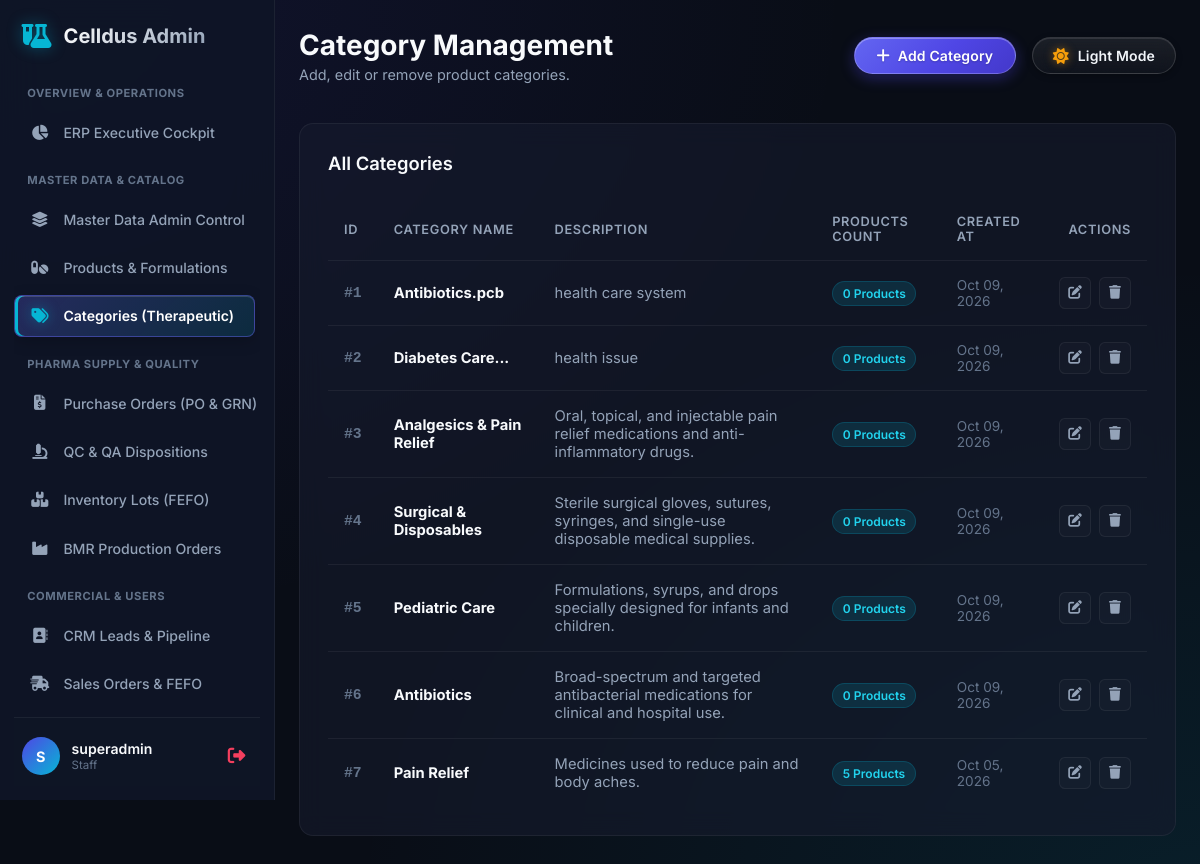
The app's page /dashboard/categories/ (signed in) with its own data.
### main/models.py (models this page shows, shortened)
class Category(models.Model):
    name = models.CharField(max_length=100, unique=True)
    description = models.TextField(blank=True)
    created_at = models.DateTimeField(auto_now_add=True)
    class Meta:
        verbose_name_plural = "Categories"

### main/views.py (the view)
# urls.py: path('dashboard/categories/', dashboard_categories, name='dashboard_categories'),
@staff_required
def dashboard_categories(request):
    categories = Category.objects.all().order_by('-created_at')
    return render(request, 'dashboard/categories.html', {"categories": categories})

### main/context_processors.py (called while the page is built)
def footer_blogs(request):
    return {"footer_blogs": Blog.objects.all().order_by('-created_at')[:2]}

### main/views.py (called while the page is built)
def staff_required(view_func):
    return user_passes_test(lambda u: u.is_active and u.is_staff, login_url='dashboard_login')(view_func)

### templates/dashboard/categories.html (shortened to what this page needs)
{% extends 'dashboard/base.html' %}
{% block page_title %}Category Management{% endblock %}
{% block page_subtitle %}Add, edit or remove product categories.{% endblock %}
{% block top_actions %}
<button class="btn btn-primary" onclick="openModal('addCategoryModal')">
    <i class="fa-solid fa-plus"></i> Add Category
</button>
{% endblock %}
{% block content %}
<div class="panel">
    <div class="panel-header">
        <h2 class="panel-title">All Categories</h2>
    </div>
    <div class="table-container">
        <table class="custom-table">
            <thead>
                <tr>
                    <th>ID</th>
                    <th>Category Name</th>
                    <th>Description</th>
                    <th>Products Count</th>
                    <th>Created At</th>
                    <th style="width: 100px; text-align: right;">Actions</th>
                </tr>
            </thead>
            <tbody>
                {% for cat in categories %}
                <tr>
                    <td style="color: var(--text-muted); font-weight: 600; font-family: monospace;">#{{ forloop.counter }}</td>
                    <td><strong style="color: var(--text-primary);">{{ cat.name }}</strong></td>
                    <td style="color: var(--text-secondary);">{{ cat.description|default:"No description" }}</td>
                    <td>
                        <span class="badge badge-info">{{ cat.products.count }} Products</span>
                    </td>
                    <td style="color: var(--text-muted); font-size: 0.85rem;">{{ cat.created_at|date:"M d, Y" }}</td>
                    <td>
                        <div class="action-btn-group" style="justify-content: flex-end;">
                            <button class="action-btn edit"
                                onclick="prepareEdit('{{ cat.id }}', '{{ cat.name|escapejs }}', '{{ cat.description|escapejs }}')"
                                title="Edit Category">
                                <i class="fa-solid fa-pen-to-square"></i>
                            </button>
                            <form id="delCatForm_{{ cat.id }}" action="{% url 'dashboard_category_delete' cat.id %}" method="POST" style="margin:0;">
                                <button type="button" class="action-btn delete"
                                    onclick="triggerGlobalDelete({
                                        formId: 'delCatForm_{{ cat.id }}',
                                        title: 'Delete Category?',
                                        itemName: '{{ cat.name|escapejs }}',
                                        itemType: 'category',
                                        warning: 'All {{ cat.products.count }} associated products in this category will also be permanently deleted!'
                                    });"
                                    title="Delete Category">
                                    <i class="fa-solid fa-trash"></i>
                                </button>
                            </form>
                        </div>
                    </td>
                </tr>
                {% empty %}
                <tr>
                    <td colspan="6" style="text-align: center; color: var(--text-muted); padding: 3rem;">
                        No categories found. Click 'Add Category' to create one.
                    </td>
                </tr>
                {% endfor %}
            </tbody>
        </table>
    </div>
</div>
{% endblock %}

### templates/dashboard/base.html (shortened to what this page needs)
{% load static %}
<!DOCTYPE html>
<html lang="en">
<head>
    <link rel="stylesheet" href="https://cdnjs.cloudflare.com/ajax/libs/font-awesome/6.5.1/css/all.min.css">
    <link rel="stylesheet" href="{% static 'css/dashboard.css' %}?v={% now 'U' %}">
</head>
<body>
    <div class="dashboard-wrapper">
        <aside class="sidebar">
            <div class="sidebar-logo" id="sidebarLogoToggle" title="Click icon to collapse / expand sidebar">
                <i class="fa-solid fa-flask-vial"></i>
                <h2>Celldus Admin</h2>
            </div>
            <ul class="sidebar-menu">
                <li class="sidebar-menu-header">Overview & Operations</li>
                <li class="sidebar-menu-item {% if request.resolver_match.url_name == 'dashboard_index' %}active{% endif %}">
                    <a href="{% url 'dashboard_index' %}">
                        <i class="fa-solid fa-chart-pie"></i>
                        <span>ERP Executive Cockpit</span>
                    </a>
                </li>
                <li class="sidebar-menu-header">Master Data & Catalog</li>
                <li class="sidebar-menu-item {% if request.resolver_match.url_name == 'dashboard_masters' %}active{% endif %}">
                    <a href="{% url 'dashboard_masters' %}">
                        <i class="fa-solid fa-layer-group"></i>
                        <span>Master Data Admin Control</span>
                    </a>
                </li>
                <li class="sidebar-menu-item {% if request.resolver_match.url_name == 'dashboard_products' %}active{% endif %}">
                    <a href="{% url 'dashboard_products' %}">
                        <i class="fa-solid fa-pills"></i>
                        <span>Products & Formulations</span>
                    </a>
                </li>
                <li class="sidebar-menu-item {% if request.resolver_match.url_name == 'dashboard_categories' %}active{% endif %}">
                    <a href="{% url 'dashboard_categories' %}">
                        <i class="fa-solid fa-tags"></i>
                        <span>Categories (Therapeutic)</span>
                    </a>
                </li>
                <li class="sidebar-menu-header">Pharma Supply & Quality</li>
                <li class="sidebar-menu-item {% if request.resolver_match.url_name == 'dashboard_procurement' or request.resolver_match.url_name == 'dashboard_po_view' %}active{% endif %}">
                    <a href="{% url 'dashboard_procurement' %}">
                        <i class="fa-solid fa-file-invoice-dollar"></i>
                        <span>Purchase Orders (PO & GRN)</span>
                    </a>
                </li>
                <li class="sidebar-menu-item {% if request.resolver_match.url_name == 'dashboard_quality' %}active{% endif %}">
                    <a href="{% url 'dashboard_quality' %}">
                        <i class="fa-solid fa-microscope"></i>
                        <span>QC & QA Dispositions</span>
                    </a>
                </li>
                <li class="sidebar-menu-item {% if request.resolver_match.url_name == 'dashboard_inventory_lots' %}active{% endif %}">
                    <a href="{% url 'dashboard_inventory_lots' %}">
                        <i class="fa-solid fa-boxes-stacked"></i>
                        <span>Inventory Lots (FEFO)</span>
                    </a>
                </li>
                <li class="sidebar-menu-item {% if request.resolver_match.url_name == 'dashboard_production' %}active{% endif %}">
                    <a href="{% url 'dashboard_production' %}">
                        <i class="fa-solid fa-industry"></i>
                        <span>BMR Production Orders</span>
                    </a>
                </li>
                <li class="sidebar-menu-header">Commercial & Users</li>
                <li class="sidebar-menu-item {% if request.resolver_match.url_name == 'dashboard_crm' %}active{% endif %}">
                    <a href="{% url 'dashboard_crm' %}">
                        <i class="fa-solid fa-address-book"></i>
                        <span>CRM Leads & Pipeline</span>
                    </a>
                </li>
                <li class="sidebar-menu-item {% if request.resolver_match.url_name == 'dashboard_sales' %}active{% endif %}">
                    <a href="{% url 'dashboard_sales' %}">
                        <i class="fa-solid fa-truck-fast"></i>
                        <span>Sales Orders & FEFO</span>
                    </a>
                </li>
                <li class="sidebar-menu-item {% if request.resolver_match.url_name == 'dashboard_invoices' or request.resolver_match.url_name == 'dashboard_invoice_view' %}active{% endif %}">
                    <a href="{% url 'dashboard_invoices' %}">
                    </a>
                </li>
            </ul>
            <div class="sidebar-footer">
                <div class="sidebar-profile">
                    <div class="sidebar-avatar">
                        {{ user.username|slice:":1"|upper }}
                    </div>
                    <div class="sidebar-user-info">
                        <div class="sidebar-user-name">{{ user.username }}</div>
                        <div class="sidebar-user-role">{% if user.is_superuser %}Super Admin{% else %}Staff{% endif %}
                        </div>
                    </div>
                    <form action="{% url 'dashboard_logout' %}" method="POST" style="margin: 0;">
                        <button type="submit" class="logout-btn" title="Log Out">
                            <i class="fa-solid fa-right-from-bracket"></i>
                        </button>
                    </form>
                </div>
            </div>
        </aside>
        <main class="main-content">
            <header class="top-bar">
                <div class="top-bar-title">
                    <h1>{% block page_title %}Overview{% endblock %}</h1>
                    <p>{% block page_subtitle %}Welcome back, {{ user.username }}{% endblock %}</p>
                </div>
                <div class="top-bar-actions" style="display: flex; align-items: center; gap: 1rem; flex-wrap: wrap;">
                    {% block top_actions %}{% endblock %}
                    {% block theme_toggle_block %}
                    <button id="themeToggleBtn" class="theme-toggle-btn" type="button" title="Switch Theme (Dark / Light)" aria-label="Toggle theme">
                        <i id="themeToggleIcon" class="fa-solid fa-sun"></i>
                        <span id="themeToggleText">Light Mode</span>
                    </button>
                    {% endblock %}
                </div>
            </header>
            {% block content %}{% endblock %}
        </main>
    </div>
</body>
</html>

### templates/dashboard/base.html (style rules this page uses)
html, body { overflow-x: hidden; max-width: 100%; }
.dashboard-wrapper { display: block !important; width: 100% !important; min-height: 100vh !important; position: relative !important; }
.sidebar { width: 275px !important; position: fixed !important; left: 0 !important; top: 0 !important; height: 100vh !important; z-index: 100 !important; box-sizing: border-box !important; transition: width 0.28s cubic-bezier(0.4, 0, 0.2, 1), padding 0.28s cubic-bezier(0.4, 0, 0.2, 1) !important; }
.main-content { margin-left: 275px !important; box-sizing: border-box !important; min-width: 0 !important; width: auto !important; max-width: none !important; padding: 2rem 2.5rem !important; transition: margin-left 0.28s cubic-bezier(0.4, 0, 0.2, 1) !important; }
@media (max-width: 1280px) { .main-content { padding: 1.75rem 1.5rem !important; } }
.sidebar-logo { cursor: pointer; user-select: none; display: flex; align-items: center; gap: 0.75rem; transition: opacity 0.2s ease, transform 0.15s ease; margin-bottom: 1.25rem !important; padding: 0.25rem 0.5rem !important; }
.sidebar-logo i { transition: transform 0.2s ease, filter 0.2s ease; }

### records on screen
Category: name "Antibiotics.pcb", description "health care system", products.count "0", created_at "Oct 09, 2026"
Category: name "Diabetes Care...", description "health issue", products.count "0", created_at "Oct 09, 2026"
Category: name "Analgesics & Pain Relief", description "Oral, topical, and injectable pain relief medications and anti-inflammatory drugs.", products.count "0", created_at "Oct 09, 2026"
Category: name "Surgical & Disposables", description "Sterile surgical gloves, sutures, syringes, and single-use disposable medical supplies.", products.count "0", created_at "Oct 09, 2026"
Category: name "Pediatric Care", description "Formulations, syrups, and drops specially designed for infants and children.", products.count "0", created_at "Oct 09, 2026"
Category: name "Antibiotics", description "Broad-spectrum and targeted antibacterial medications for clinical and hospital use.", products.count "0", created_at "Oct 09, 2026"
Category: name "Pain Relief", description "Medicines used to reduce pain and body aches.", products.count "5", created_at "Oct 05, 2026"

### other values on screen
{{ user.username|slice:":1"|upper }} "S"
{{ user.username }} "superadmin"
